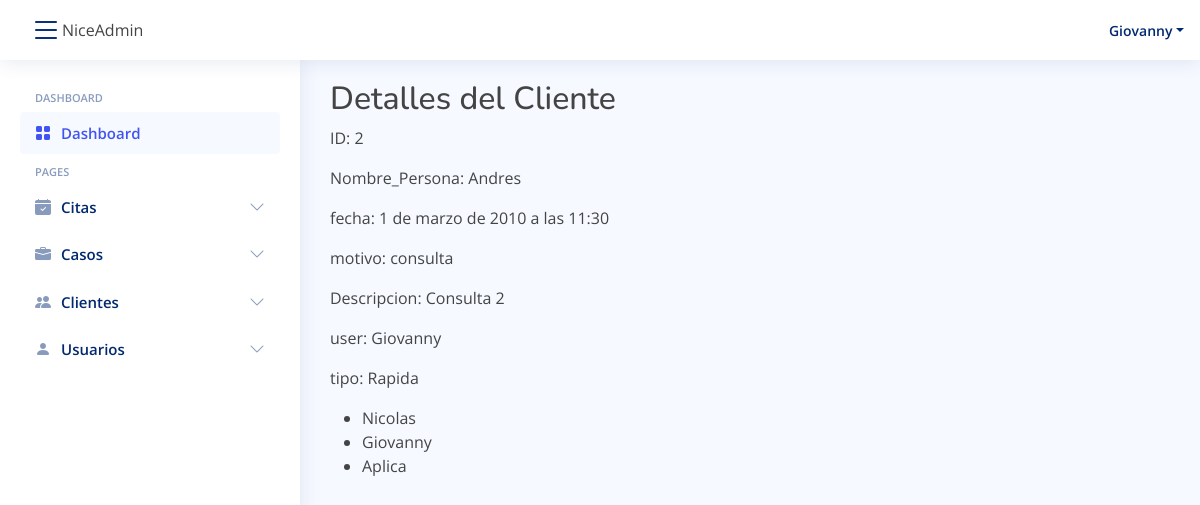
The app's page /citas/CitaDetail/2/ (signed in) with its own data.
### citas/models.py (models this page shows, shortened)
class Cita(models.Model):
    id = models.BigAutoField(primary_key=True)
    Nombre_Persona = models.CharField(max_length=100, null=False, blank=False)
    fecha = models.DateTimeField("Fecha cita")
    motivo = models.CharField(max_length=100)  # motivo de la cita
    Descripcion = models.TextField(max_length=200)
    user = models.ForeignKey(
        User, on_delete=models.CASCADE
    )  # relacion con tabla usuarios, eliminacion en cascada
    tipo = models.ForeignKey(
        TipoCita, on_delete=models.CASCADE)
    id_cliente = models.ManyToManyField(Cliente, verbose_name="Cliente")

class TipoCita(models.Model):
    id = models.BigAutoField(primary_key=True)
    titulo = models.CharField(max_length=100)
    descripcion = models.CharField(max_length=200)
    def __str__(self):
        return self.titulo

### clientes/models.py (models this page shows, shortened)
class Cliente(models.Model):
    id = models.BigAutoField(primary_key=True)
    nombre = models.CharField(max_length=100)
    apellido = models.CharField(max_length=100)
    fecha_Nac = models.DateTimeField("Fecha Nacimiento")
    sexo = models.CharField(max_length=20)
    documento = models.FileField(
        upload_to="documentos/casos")  # cedula ...
    tipo = models.ForeignKey(
        TipoCliente, on_delete=models.CASCADE, default=0)
    NumDocumento = models.CharField(max_length=20, )

### citas/views.py (the view)
# urls.py: path('CitaDetail/<int:pk>/', views.CitaDetail, name='CitaDetail'),
@login_required(login_url="/login/")
def CitaDetail(request, pk):
    cita = get_object_or_404(Cita, pk=pk)
    clientes = cita.id_cliente.all()
    return render(
        request, "citas/DetailCita.html", {"cita": cita, "clientes": clientes}
    )

### citas/templates/citas/DetailCita.html
{% extends "base/base.html" %}
{% load static %}
{% block content %}
    <h2>Detalles del Cliente</h2>
    <p>ID: {{cita.id}}</p>
    <p>Nombre_Persona: {{cita.Nombre_Persona}}</p>
    <p>fecha: {{cita.fecha}}</p>
    <p>motivo: {{cita.motivo}}</p>
    <p>Descripcion: {{cita.Descripcion}}</p>
    <p>user: {{cita.user}}</p>
    <p>tipo: {{cita.tipo}}</p>
    <ul>
        {% for cliente in cita.id_cliente.all %}
            <li>{{cliente.nombre}}</li>
        {% endfor %}
    </ul>
{% endblock %}

### base/templates/base/base.html (shortened to what this page needs)
{% load static %}
<head>
  <link href="{% static 'assets/vendor/bootstrap/css/bootstrap.min.css' %}" rel="stylesheet">
  <link href="{% static 'assets/vendor/bootstrap-icons/bootstrap-icons.css' %}" rel="stylesheet">
  <link href="{% static 'assets/vendor/boxicons/css/boxicons.min.css' %}" rel="stylesheet">
  <link href="{% static 'assets/vendor/quill/quill.snow.css' %}" rel="stylesheet">
  <link href="{% static 'assets/vendor/quill/quill.bubble.css' %}" rel="stylesheet">
  <link href="{% static 'assets/vendor/remixicon/remixicon.css' %}" rel="stylesheet">
  <link href="{% static 'assets/vendor/simple-datatables/style.css' %}" rel="stylesheet">
  <link rel="stylesheet" href="{% static 'base/css/style.css' %}">
</head>
<body>
    {% if user.is_authenticated %}
    <header id="header" class="header fixed-top d-flex align-items-center">
      <div class="d-flex align-items-center justify-content-between">
        <i class="bi bi-list toggle-sidebar-btn"></i>
        <span class="d-none d-lg-block">NiceAdmin</span>
      </div>
      <nav class="header-nav ms-auto">
        <ul class="d-flex align-items-center">
          <li class="nav-item dropdown pe-3">
            <a class="nav-link nav-profile d-flex align-items-center pe-0" href="#" data-bs-toggle="dropdown">
              <span class="d-none d-md-block dropdown-toggle ps-2">{{ user.username }}</span>
            </a>
          </li>
        </ul>
      </nav>
    </header>
    <aside id="sidebar" class="sidebar">
      <ul class="sidebar-nav" id="sidebar-nav">
        <li class="nav-heading">Dashboard</li>
        <li class="nav-item">
          <a class="nav-link " href="{% url 'dash' %}">
            <i class="bi bi-grid-fill"></i>
            <span>Dashboard</span>
          </a>
        </li>
        <li class="nav-heading">Pages</li>
        <li class="nav-item">
          <a class="nav-link collapsed" data-bs-target="#Citas-nav" data-bs-toggle="collapse" href="#">
            <i class="bi bi-calendar-check-fill"></i><span>Citas</span><i class="bi bi-chevron-down ms-auto"></i>
          </a>
        </li>
        <li class="nav-item">
          <a class="nav-link collapsed" data-bs-target="#Casos-nav" data-bs-toggle="collapse" href="#">
            <i class="bi bi-briefcase-fill"></i><span>Casos</span><i class="bi bi-chevron-down ms-auto"></i>
          </a>
        </li>
        <li class="nav-item">
          <a class="nav-link collapsed" data-bs-target="#Clientes-nav" data-bs-toggle="collapse" href="#">
            <i class="bi bi-people-fill"></i><span>Clientes</span><i class="bi bi-chevron-down ms-auto"></i>
          </a>
        </li>
        <li class="nav-item">
          <a class="nav-link collapsed" data-bs-target="#user-nav" data-bs-toggle="collapse" href="#">
            <i class="bi bi-person-fill"></i><span>Usuarios</span><i class="bi bi-chevron-down ms-auto"></i>
          </a>
        </li>
      </ul>
    </aside>
    {% else %}
      <a href="{% url 'login' %} ">INICIAR SESSION</a>
    {% endif %}
    <main id="main" class="main">
      {% block content %}
      {% endblock %}
    </main>
</body>

### static/base/css/style.css (style rules this page uses)
body { font-family: "Open Sans", sans-serif; background: #f6f9ff; color: #444444; }
a { color: #4154f1; text-decoration: none; }
h1, h2, h3, h4, h5, h6 { font-family: "Nunito", sans-serif; }
#main { margin-top: 60px; padding: 20px 30px; transition: all 0.3s; }
.header { transition: all 0.5s; z-index: 997; height: 60px; box-shadow: 0px 2px 20px rgba(1, 41, 112, 0.1); background-color: #fff; padding-left: 20px; }
.header .toggle-sidebar-btn { font-size: 32px; padding-left: 10px; cursor: pointer; color: #012970; }
.header-nav ul { list-style: none; }
.header-nav>ul { margin: 0; padding: 0; }
.header-nav .nav-profile { color: #012970; }
.header-nav .nav-profile span { font-size: 14px; font-weight: 600; }
.sidebar { position: fixed; top: 60px; left: 0; bottom: 0; width: 300px; z-index: 996; transition: all 0.3s; padding: 20px; overflow-y: auto; scrollbar-width: thin; scrollbar-color: #aab7cf transparent; box-shadow: 0px 0px 20px rgba(1, 41, 112, 0.1); background-color: #fff; }
@media (min-width: 1200px) { #main, #footer { margin-left: 300px; } }
.sidebar-nav { padding: 0; margin: 0; list-style: none; }
.sidebar-nav li { padding: 0; margin: 0; list-style: none; }
.sidebar-nav .nav-item { margin-bottom: 5px; }
.sidebar-nav .nav-heading { font-size: 11px; text-transform: uppercase; color: #899bbd; font-weight: 600; margin: 10px 0 5px 15px; }
.sidebar-nav .nav-link { display: flex; align-items: center; font-size: 15px; font-weight: 600; color: #4154f1; transition: 0.3; background: #f6f9ff; padding: 10px 15px; border-radius: 4px; }
.sidebar-nav .nav-link i { font-size: 16px; margin-right: 10px; color: #4154f1; }
.sidebar-nav .nav-link.collapsed { color: #012970; background: #fff; }
.sidebar-nav .nav-link.collapsed i { color: #899bbd; }
.sidebar-nav .nav-link .bi-chevron-down { margin-right: 0; transition: transform 0.2s ease-in-out; }

### records on screen
Cita: id "2", Nombre_Persona "Andres", fecha "1 de marzo de 2010 a las 11:30", motivo "consulta", Descripcion "Consulta 2", user "Giovanny", tipo "Rapida"
Cliente: nombre "Nicolas"
Cliente: nombre "Giovanny"
Cliente: nombre "Aplica"

### other values on screen
{{ user.username }} "Giovanny"
